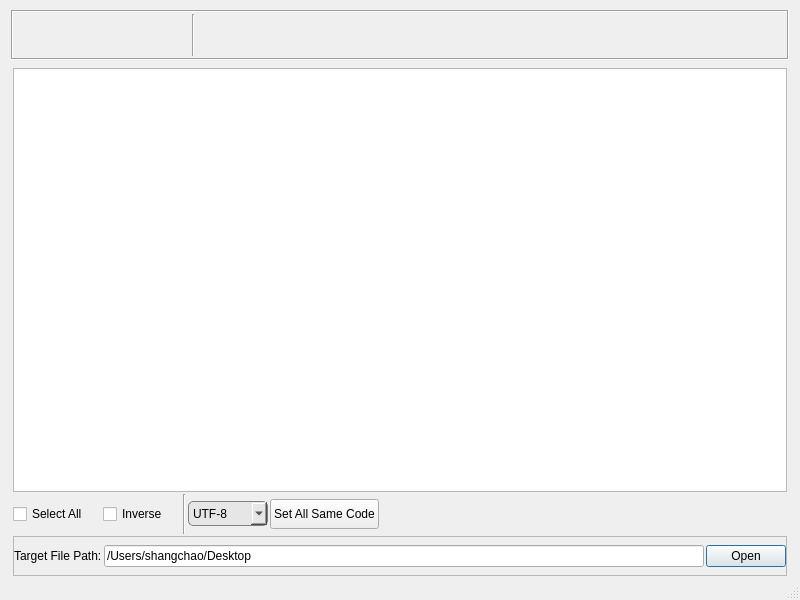
<?xml version="1.0" encoding="UTF-8"?>
<ui version="4.0">
 <class>MainWindow</class>
 <widget class="QMainWindow" name="MainWindow">
  <property name="geometry">
   <rect>
    <x>0</x>
    <y>0</y>
    <width>800</width>
    <height>600</height>
   </rect>
  </property>
  <property name="windowTitle">
   <string>Trans File Code </string>
  </property>
  <property name="windowIcon">
   <iconset>
    <normaloff>:/images/my/005.png</normaloff>:/images/my/005.png</iconset>
  </property>
  <widget class="QWidget" name="centralWidget">
   <property name="styleSheet">
    <string notr="true">QComboBox {
     border: 1px solid gray;
     border-radius: 5px;
   
	color: rgb(0, 0, 0);
	background-color: rgb(230, 230, 230);
}

QComboBox QAbstractItemView::item
{
	height: 30px;
	width: 70px;
	color: rgb(255, 255, 0);
	background-color: rgb(255, 0, 0);
}

QComboBox QAbstractItemView::item::hover
{
	height: 30px;
	color: rgb(0, 100, 0);
	background-color: rgb(100, 0, 0);
}</string>
   </property>
   <layout class="QVBoxLayout" name="verticalLayout">
    <property name="spacing">
     <number>0</number>
    </property>
    <property name="margin">
     <number>0</number>
    </property>
    <item>
     <widget class="QWidget" name="widget" native="true">
      <layout class="QVBoxLayout" name="verticalLayout_3">
       <property name="topMargin">
        <number>10</number>
       </property>
       <property name="bottomMargin">
        <number>0</number>
       </property>
       <item>
        <widget class="QFrame" name="frame">
         <property name="minimumSize">
          <size>
           <width>0</width>
           <height>50</height>
          </size>
         </property>
         <property name="maximumSize">
          <size>
           <width>16777215</width>
           <height>50</height>
          </size>
         </property>
         <property name="frameShape">
          <enum>QFrame::Box</enum>
         </property>
         <property name="frameShadow">
          <enum>QFrame::Sunken</enum>
         </property>
         <layout class="QHBoxLayout" name="horizontalLayout_6">
          <property name="spacing">
           <number>2</number>
          </property>
          <property name="topMargin">
           <number>2</number>
          </property>
          <property name="bottomMargin">
           <number>2</number>
          </property>
          <item>
           <widget class="QPushButton" name="addNewFile">
            <property name="minimumSize">
             <size>
              <width>30</width>
              <height>30</height>
             </size>
            </property>
            <property name="maximumSize">
             <size>
              <width>40</width>
              <height>16777215</height>
             </size>
            </property>
            <property name="cursor">
             <cursorShape>PointingHandCursor</cursorShape>
            </property>
            <property name="text">
             <string/>
            </property>
            <property name="icon">
             <iconset resource="image.qrc">
              <normaloff>:/images/my/file.png</normaloff>:/images/my/file.png</iconset>
            </property>
            <property name="iconSize">
             <size>
              <width>30</width>
              <height>30</height>
             </size>
            </property>
            <property name="autoRepeatDelay">
             <number>300</number>
            </property>
            <property name="autoRepeatInterval">
             <number>100</number>
            </property>
            <property name="autoDefault">
             <bool>true</bool>
            </property>
            <property name="default">
             <bool>true</bool>
            </property>
            <property name="flat">
             <bool>true</bool>
            </property>
           </widget>
          </item>
          <item>
           <widget class="QPushButton" name="addDir">
            <property name="minimumSize">
             <size>
              <width>30</width>
              <height>30</height>
             </size>
            </property>
            <property name="maximumSize">
             <size>
              <width>40</width>
              <height>16777215</height>
             </size>
            </property>
            <property name="cursor">
             <cursorShape>PointingHandCursor</cursorShape>
            </property>
            <property name="text">
             <string/>
            </property>
            <property name="icon">
             <iconset resource="image.qrc">
              <normaloff>:/images/my/dir.png</normaloff>:/images/my/dir.png</iconset>
            </property>
            <property name="iconSize">
             <size>
              <width>30</width>
              <height>30</height>
             </size>
            </property>
            <property name="autoRepeatDelay">
             <number>300</number>
            </property>
            <property name="autoRepeatInterval">
             <number>100</number>
            </property>
            <property name="autoDefault">
             <bool>true</bool>
            </property>
            <property name="default">
             <bool>true</bool>
            </property>
            <property name="flat">
             <bool>true</bool>
            </property>
           </widget>
          </item>
          <item>
           <widget class="QPushButton" name="deleteFileItem">
            <property name="minimumSize">
             <size>
              <width>30</width>
              <height>30</height>
             </size>
            </property>
            <property name="maximumSize">
             <size>
              <width>40</width>
              <height>16777215</height>
             </size>
            </property>
            <property name="cursor">
             <cursorShape>PointingHandCursor</cursorShape>
            </property>
            <property name="text">
             <string/>
            </property>
            <property name="icon">
             <iconset resource="image.qrc">
              <normaloff>:/images/my/delete.png</normaloff>:/images/my/delete.png</iconset>
            </property>
            <property name="iconSize">
             <size>
              <width>30</width>
              <height>30</height>
             </size>
            </property>
            <property name="autoDefault">
             <bool>true</bool>
            </property>
            <property name="default">
             <bool>true</bool>
            </property>
            <property name="flat">
             <bool>true</bool>
            </property>
           </widget>
          </item>
          <item>
           <widget class="QPushButton" name="setLocalLook">
            <property name="minimumSize">
             <size>
              <width>30</width>
              <height>30</height>
             </size>
            </property>
            <property name="maximumSize">
             <size>
              <width>50</width>
              <height>16777215</height>
             </size>
            </property>
            <property name="cursor">
             <cursorShape>PointingHandCursor</cursorShape>
            </property>
            <property name="text">
             <string/>
            </property>
            <property name="icon">
             <iconset resource="image.qrc">
              <normaloff>:/images/my/look.png</normaloff>:/images/my/look.png</iconset>
            </property>
            <property name="iconSize">
             <size>
              <width>30</width>
              <height>30</height>
             </size>
            </property>
            <property name="autoDefault">
             <bool>true</bool>
            </property>
            <property name="default">
             <bool>true</bool>
            </property>
            <property name="flat">
             <bool>true</bool>
            </property>
           </widget>
          </item>
          <item>
           <widget class="Line" name="line">
            <property name="orientation">
             <enum>Qt::Vertical</enum>
            </property>
           </widget>
          </item>
          <item>
           <widget class="QPushButton" name="startTransCode">
            <property name="minimumSize">
             <size>
              <width>30</width>
              <height>30</height>
             </size>
            </property>
            <property name="maximumSize">
             <size>
              <width>50</width>
              <height>16777215</height>
             </size>
            </property>
            <property name="cursor">
             <cursorShape>PointingHandCursor</cursorShape>
            </property>
            <property name="text">
             <string/>
            </property>
            <property name="icon">
             <iconset resource="image.qrc">
              <normaloff>:/images/my/trans.png</normaloff>:/images/my/trans.png</iconset>
            </property>
            <property name="iconSize">
             <size>
              <width>30</width>
              <height>30</height>
             </size>
            </property>
            <property name="autoDefault">
             <bool>true</bool>
            </property>
            <property name="default">
             <bool>true</bool>
            </property>
            <property name="flat">
             <bool>true</bool>
            </property>
           </widget>
          </item>
          <item>
           <spacer name="horizontalSpacer">
            <property name="orientation">
             <enum>Qt::Horizontal</enum>
            </property>
            <property name="sizeHint" stdset="0">
             <size>
              <width>351</width>
              <height>20</height>
             </size>
            </property>
           </spacer>
          </item>
         </layout>
        </widget>
       </item>
       <item>
        <widget class="QFrame" name="frame_2">
         <property name="maximumSize">
          <size>
           <width>16777215</width>
           <height>16777215</height>
          </size>
         </property>
         <property name="frameShape">
          <enum>QFrame::NoFrame</enum>
         </property>
         <property name="frameShadow">
          <enum>QFrame::Raised</enum>
         </property>
         <layout class="QVBoxLayout" name="verticalLayout_2">
          <property name="spacing">
           <number>2</number>
          </property>
          <property name="margin">
           <number>2</number>
          </property>
          <item>
           <widget class="QTableView" name="fileTableView">
            <property name="textElideMode">
             <enum>Qt::ElideMiddle</enum>
            </property>
            <property name="showGrid">
             <bool>true</bool>
            </property>
            <property name="gridStyle">
             <enum>Qt::SolidLine</enum>
            </property>
            <property name="sortingEnabled">
             <bool>false</bool>
            </property>
            <property name="wordWrap">
             <bool>true</bool>
            </property>
            <property name="cornerButtonEnabled">
             <bool>false</bool>
            </property>
           </widget>
          </item>
          <item>
           <widget class="QWidget" name="widget_2" native="true">
            <property name="minimumSize">
             <size>
              <width>0</width>
              <height>40</height>
             </size>
            </property>
            <property name="maximumSize">
             <size>
              <width>16777215</width>
              <height>40</height>
             </size>
            </property>
            <layout class="QHBoxLayout" name="horizontalLayout_3">
             <property name="spacing">
              <number>15</number>
             </property>
             <property name="margin">
              <number>0</number>
             </property>
             <item>
              <widget class="QCheckBox" name="selectAll">
               <property name="text">
                <string>Select All</string>
               </property>
              </widget>
             </item>
             <item>
              <widget class="QCheckBox" name="selectAllOther">
               <property name="text">
                <string>Inverse</string>
               </property>
              </widget>
             </item>
             <item>
              <widget class="QWidget" name="setWidget" native="true">
               <layout class="QHBoxLayout" name="horizontalLayout_2">
                <property name="spacing">
                 <number>2</number>
                </property>
                <property name="margin">
                 <number>0</number>
                </property>
                <item>
                 <widget class="Line" name="line_2">
                  <property name="orientation">
                   <enum>Qt::Vertical</enum>
                  </property>
                 </widget>
                </item>
                <item>
                 <widget class="QComboBox" name="sameCode">
                  <property name="minimumSize">
                   <size>
                    <width>80</width>
                    <height>25</height>
                   </size>
                  </property>
                  <property name="maximumSize">
                   <size>
                    <width>16777215</width>
                    <height>25</height>
                   </size>
                  </property>
                  <property name="styleSheet">
                   <string notr="true"/>
                  </property>
                  <property name="editable">
                   <bool>false</bool>
                  </property>
                  <item>
                   <property name="text">
                    <string>UTF-8</string>
                   </property>
                  </item>
                  <item>
                   <property name="text">
                    <string>GB2312</string>
                   </property>
                  </item>
                 </widget>
                </item>
                <item>
                 <widget class="QPushButton" name="setAllCode">
                  <property name="minimumSize">
                   <size>
                    <width>0</width>
                    <height>30</height>
                   </size>
                  </property>
                  <property name="maximumSize">
                   <size>
                    <width>999999</width>
                    <height>30</height>
                   </size>
                  </property>
                  <property name="text">
                   <string>Set All Same Code</string>
                  </property>
                  <property name="autoDefault">
                   <bool>true</bool>
                  </property>
                  <property name="default">
                   <bool>false</bool>
                  </property>
                  <property name="flat">
                   <bool>false</bool>
                  </property>
                 </widget>
                </item>
               </layout>
              </widget>
             </item>
             <item>
              <spacer name="horizontalSpacer_2">
               <property name="orientation">
                <enum>Qt::Horizontal</enum>
               </property>
               <property name="sizeHint" stdset="0">
                <size>
                 <width>397</width>
                 <height>20</height>
                </size>
               </property>
              </spacer>
             </item>
            </layout>
           </widget>
          </item>
          <item>
           <widget class="QFrame" name="frame_3">
            <property name="minimumSize">
             <size>
              <width>0</width>
              <height>40</height>
             </size>
            </property>
            <property name="maximumSize">
             <size>
              <width>16777215</width>
              <height>40</height>
             </size>
            </property>
            <property name="frameShape">
             <enum>QFrame::StyledPanel</enum>
            </property>
            <property name="frameShadow">
             <enum>QFrame::Raised</enum>
            </property>
            <layout class="QHBoxLayout" name="horizontalLayout">
             <property name="spacing">
              <number>2</number>
             </property>
             <property name="margin">
              <number>0</number>
             </property>
             <item>
              <widget class="QLabel" name="label">
               <property name="text">
                <string>Target File Path:</string>
               </property>
              </widget>
             </item>
             <item>
              <widget class="QLineEdit" name="targetFilePath">
               <property name="text">
                <string>/Users/shangchao/Desktop</string>
               </property>
               <property name="frame">
                <bool>true</bool>
               </property>
               <property name="echoMode">
                <enum>QLineEdit::Normal</enum>
               </property>
              </widget>
             </item>
             <item>
              <widget class="QPushButton" name="setTargetFilePath">
               <property name="styleSheet">
                <string notr="true"/>
               </property>
               <property name="text">
                <string>Open</string>
               </property>
               <property name="autoDefault">
                <bool>true</bool>
               </property>
               <property name="default">
                <bool>true</bool>
               </property>
               <property name="flat">
                <bool>false</bool>
               </property>
              </widget>
             </item>
            </layout>
           </widget>
          </item>
         </layout>
        </widget>
       </item>
      </layout>
     </widget>
    </item>
   </layout>
  </widget>
  <widget class="QMenuBar" name="menuBar">
   <property name="geometry">
    <rect>
     <x>0</x>
     <y>0</y>
     <width>800</width>
     <height>23</height>
    </rect>
   </property>
  </widget>
  <widget class="QStatusBar" name="statusBar"/>
 </widget>
 <layoutdefault spacing="6" margin="11"/>
 <resources>
  <include location="image.qrc"/>
 </resources>
 <connections/>
</ui>
